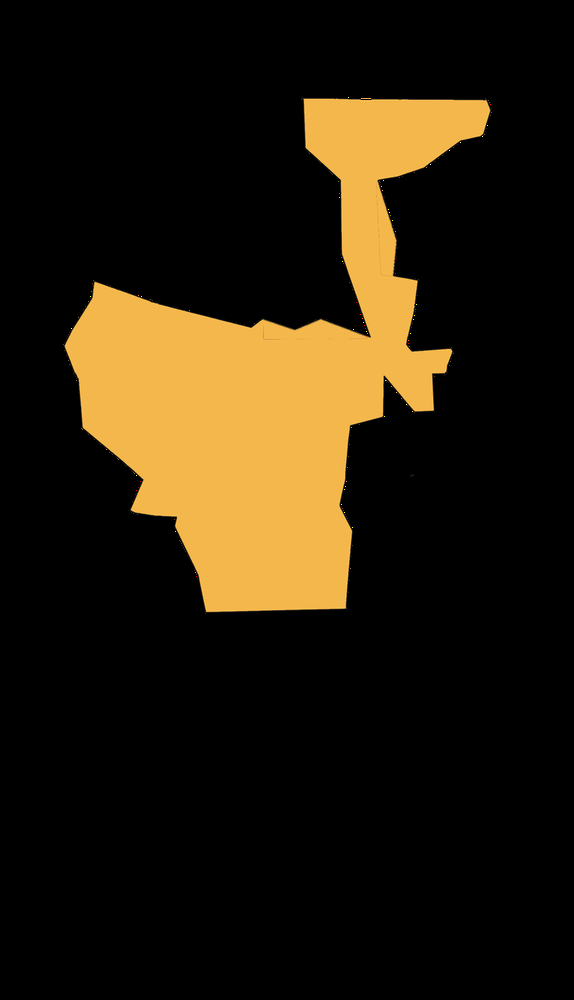
#> input picture clean_plot_maps/cleaner_plots_only_plots.png, 574 x 1000 px, shrunk from 1696 x 2957 before the run, found by its file name
$ python process_campus_perimeter.py
#> lines starting #> are read from the running program, lines starting #| are printed output that depends on the picture; after the words box and inside, x2 and y2 are one past the last pixel; in counts of white or black regions, pixels touching at a corner belong together
import cv2
import numpy as np
import json
import os

def extract_perimeter():
    # Paths
    base_dir = "/Users/hamdan/Documents/BXB - Work/FarmHouse/farms2"
    image_path = os.path.join(base_dir, "clean_plot_maps/cleaner_plots_only_plots.png")
    output_image_path = os.path.join(base_dir, "clean_plot_maps/annotated_campus_perimeter.png")
    output_json_path = os.path.join(base_dir, "clean_plot_maps/campus_perimeter.json")

    print(f"Reading image: {image_path}")
    img = cv2.imread(image_path)
#> img is the input picture: shape (1000, 574, 3); mean B, G, R 12.2, 29.2, 38.9
    if img is None:
        print("Error: Could not read image.")
        return

    # Convert to HSV
    hsv = cv2.cvtColor(img, cv2.COLOR_BGR2HSV)
#> hsv: shape (1000, 574, 3); mean H, S, V 3.4, 29.5, 39

    # Phase I: Precise Masking (Combined Strategy)
    # Extract both the dark border AND the yellow/brownish land
    mask_black = cv2.inRange(hsv, np.array([0, 0, 0]), np.array([180, 255, 100]))
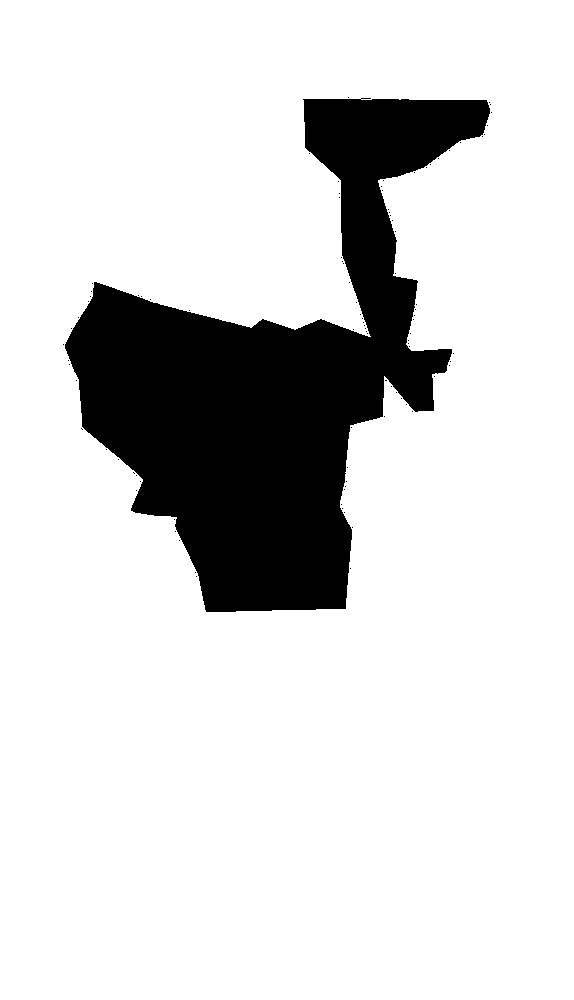
#> mask_black: shape (1000, 574); 84% white; 95 black regions (94 under 20 px), largest, box (x1, y1, x2, y2) and area: (65, 98, 490, 612) 91574
    mask_yellow = cv2.inRange(hsv, np.array([15, 50, 50]), np.array([40, 255, 255]))
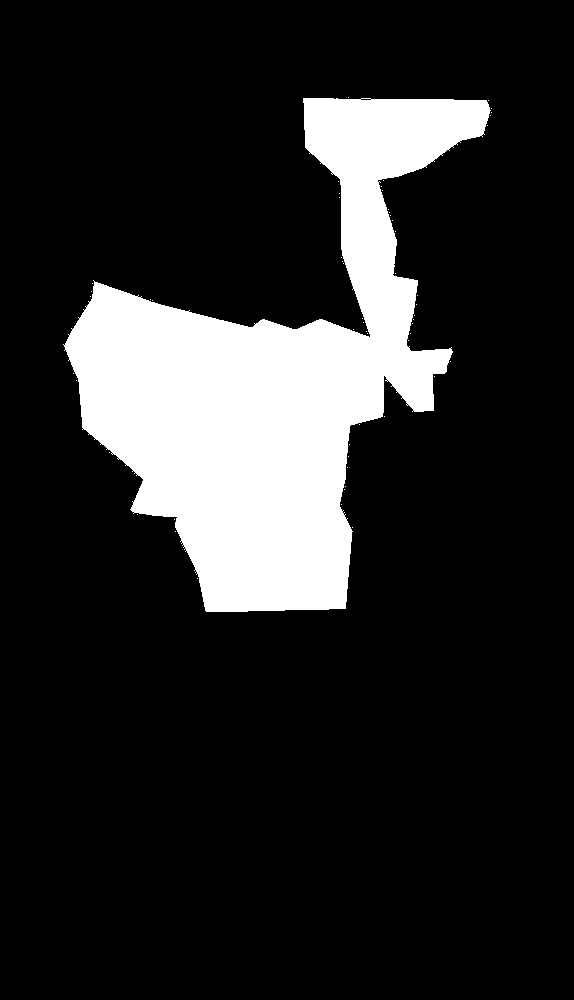
#> mask_yellow: shape (1000, 574); 16.1% white; 57 white regions (56 under 20 px), largest, box (x1, y1, x2, y2) and area: (63, 98, 491, 612) 92263

    # Combine them to bridge gaps and create a solid block for the whole campus
    combined_land_mask = cv2.bitwise_or(mask_black, mask_yellow)
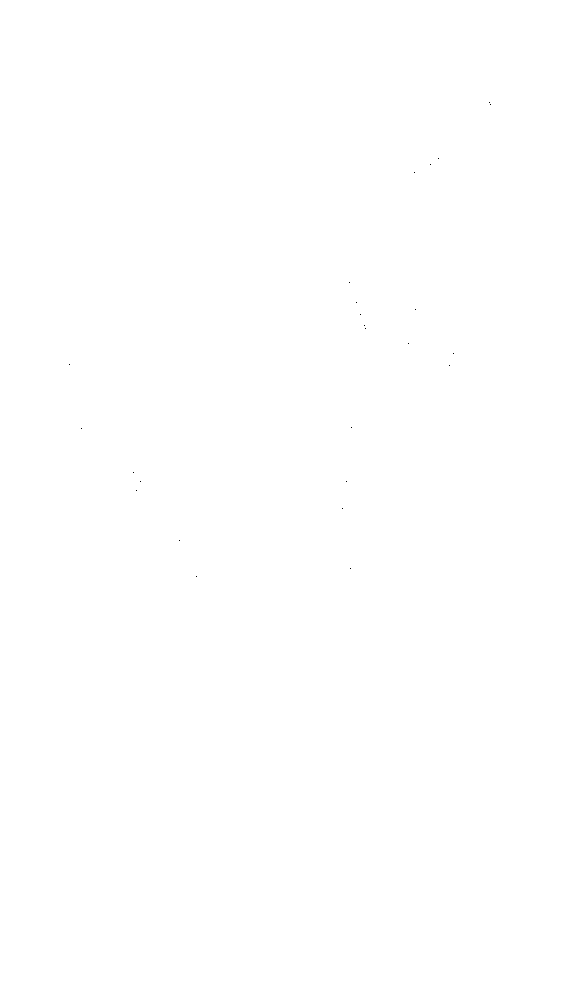
#> combined_land_mask: shape (1000, 574); 100% white; black in thin lines or dots, all inside (x1, y1, x2, y2) = (69, 102, 491, 577)

    # Phase II: Solid Body Generation
    # Find all contours in the combined mask
    contours_land, _ = cv2.findContours(combined_land_mask, cv2.RETR_EXTERNAL, cv2.CHAIN_APPROX_SIMPLE)
#> contours_land = [[[0, 0], [0, 999], [573, 999], [573, 0]]]
    if not contours_land:
        print("No plot/border contours found.")
        return

    # Create a solid mask by filling all detected land/border regions
    # thickness=-1 fills the interior of the contours
    refined_mask = np.zeros_like(mask_black)
    cv2.drawContours(refined_mask, contours_land, -1, 255, -1)
#> refined_mask: shape (1000, 574); every value is 255

    # Phase VI: Smoothing & Anti-Aliasing
    # Minimal median blur (3) to handle only the tiniest noise spikes
    refined_mask = cv2.medianBlur(refined_mask, 3)


    # Find final External Contour of the solid body
    final_contours, _ = cv2.findContours(refined_mask, cv2.RETR_EXTERNAL, cv2.CHAIN_APPROX_SIMPLE)
#> final_contours = [[[0, 0], [0, 999], [573, 999], [573, 0]]]
    if not final_contours:
        print("No final contours found.")
        return

    main_contour = max(final_contours, key=cv2.contourArea)
#> main_contour = [[0, 0], [0, 999], [573, 999], [573, 0]]

    # Phase VI.2: High-Fidelity Epsilon
    # 1.5px is high enough to skip pixel "stairs" but low enough to keep multi-segment edges.
    epsilon = 1.5

    approx = cv2.approxPolyDP(main_contour, epsilon, True)
#> approx = [[0, 0], [0, 999], [573, 999], [573, 0]]


    # Phase VII: Centroid Calculation
    M = cv2.moments(main_contour)
#> M = moments, m00 572427, centre m10/m00, m01/m00 = (286.5, 499.5)
    cX, cY = (0, 0)
    if M["m00"] != 0:
        cX = int(M["m10"] / M["m00"])
#> cX = 286
        cY = int(M["m01"] / M["m00"])
#> cY = 499

    # Structure for JSON
    points = approx.reshape(-1, 2).tolist()
#> points = [[0, 0], [0, 999], [573, 999], [573, 0]]
    data = {
        "type": "campus_perimeter",
        "label": "Total Plot Area",
        "points": points,
        "center": [cX, cY],
        "area": cv2.contourArea(main_contour)
    }
#> data = {'type': 'campus_perimeter', 'label': 'Total Plot Area', 'points': [[0, 0], [0, 999], [573, 999], [573, 0]], 'center': [286, 499], 'area': 572427}

    # Create Annotated Image
    annotated_img = img.copy()
    cv2.drawContours(annotated_img, [approx], -1, (0, 255, 0), 3) # Clean Green boundary
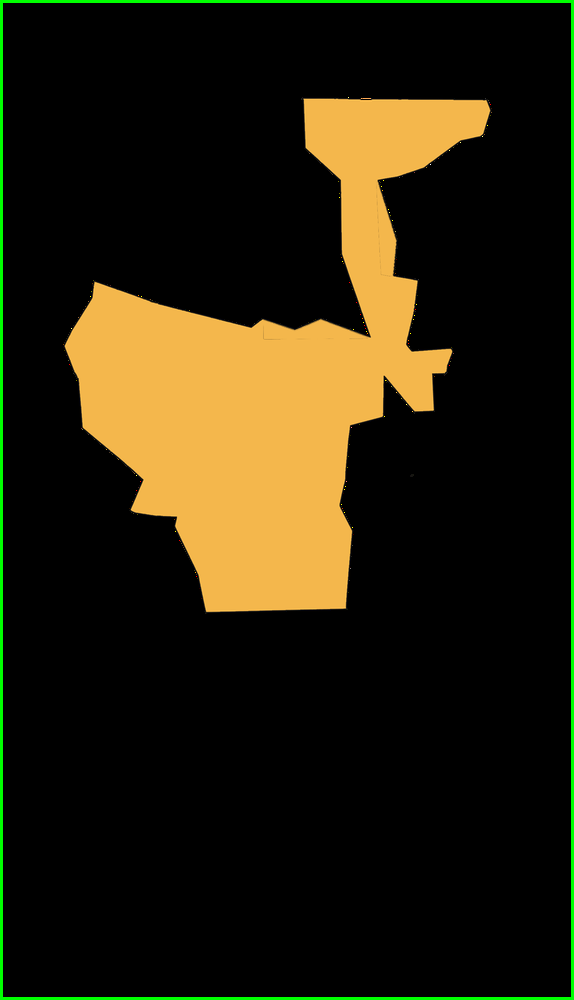
#> annotated_img: shape (1000, 574, 3); 1.64% of pixels changed, all inside (x1, y1, x2, y2) = (0, 0, 574, 1000)

    # Draw centroid
    cv2.circle(annotated_img, (cX, cY), 7, (255, 0, 0), -1)
#> annotated_img: shape (1000, 574, 3); 0.03% of pixels changed, all inside (x1, y1, x2, y2) = (279, 492, 294, 507)

    # Save outputs
    cv2.imwrite(output_image_path, annotated_img)
    with open(output_json_path, 'w') as f:
        json.dump([data], f, indent=2)


    print(f"Extraction Successful!")
    print(f"Annotated Image: {output_image_path}")
    print(f"JSON Data: {output_json_path}")
    print(f"Vertices found: {len(points)}")
#| Vertices found: 4

if __name__ == "__main__":
    extract_perimeter()
